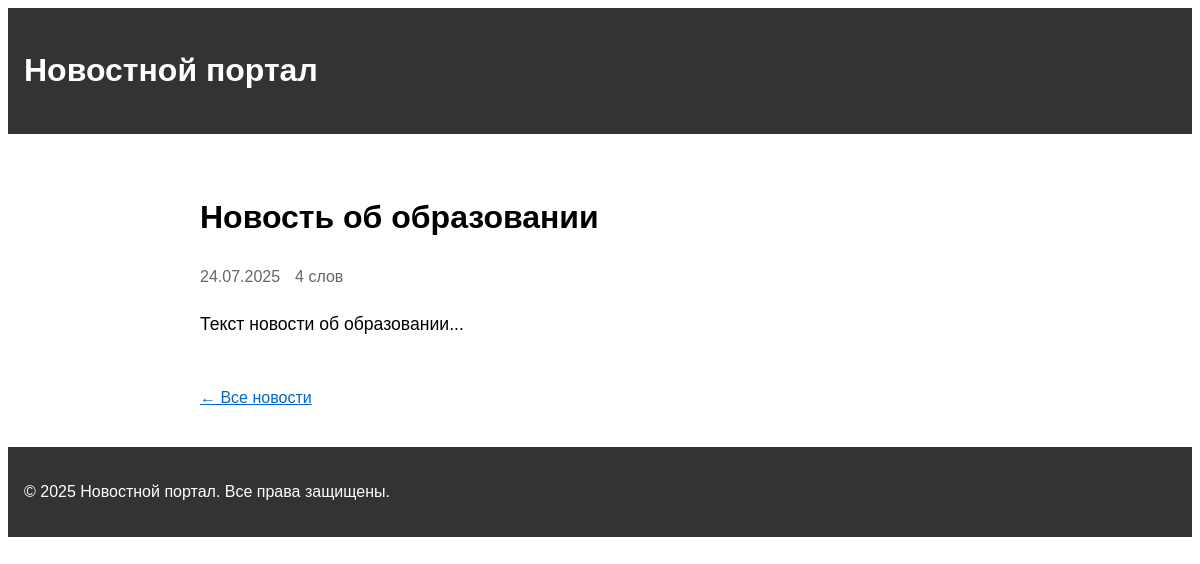
/news/3/, run on the app's committed database.
### news/models.py (models this page shows, shortened)
class Post(models.Model):
    ARTICLE = 'AR'
    NEWS = 'NW'
    POST_TYPES = [
        (ARTICLE, 'Статья'),
        (NEWS, 'Новость'),
    ]
    author = models.ForeignKey(Author, on_delete=models.CASCADE)
    post_type = models.CharField(max_length=2, choices=POST_TYPES)
    created_at = models.DateTimeField(auto_now_add=True)
    categories = models.ManyToManyField(Category, through='PostCategory')
    title = models.CharField(max_length=200)
    text = models.TextField()
    rating = models.IntegerField(default=0)

### news/views.py (the view)
# urls.py: path('<int:pk>/', NewsDetail.as_view(), name='news_detail'),
class NewsDetail(DetailView):
    model = Post
    template_name = 'news/news_detail.html'
    context_object_name = 'news'

### news/templatetags/custom_filters.py (called while the page is built)
@register.filter
def censor(value):
    forbidden_words = ['редиска', 'нехороший', 'плохой']  # Запрещённые слова
    if not isinstance(value, str):
        return value
    for word in forbidden_words:   # Заменяем все буквы, кроме первой, на *
        if word in value.lower():
            censored = word[0] + '*' * (len(word) - 1)
            value = value.replace(word, censored)
    return value

### news/templates/news/news_detail.html (shortened to what this page needs)
{% extends 'base.html' %}
{% load custom_filters %}
{% block content %}
<div class="news-detail">
    <h1>{{ news.title|censor }}</h1>
    <div class="meta">
        <span class="date">{{ news.created_at|date:"d.m.Y" }}</span>
        <span class="word-count">{{ news.text|wordcount }} слов</span>
    </div>
    <div class="content">
        {{ news.text|censor|linebreaks }}
    </div>
    <a href="{% url 'news_list' %}" class="back-link">← Все новости</a>
</div>
{% endblock %}

### templates/base.html (style rules this page uses)
body { font-family: Arial, sans-serif; line-height: 1.6; }

### news/templates/news/news_detail.html (style rules this page uses)
.news-detail { max-width: 800px; margin: 0 auto; padding: 20px; }
.meta { color: #666; margin: 10px 0 20px; display: flex; gap: 15px; }
.content { line-height: 1.6; font-size: 1.1em; }
.back-link { display: inline-block; margin-top: 30px; color: #06c; }

### data on the page
Post: title|censor "Новость об образовании", created_at "24.07.2025", text "4", text|censor "Текст новости об образовании..."
